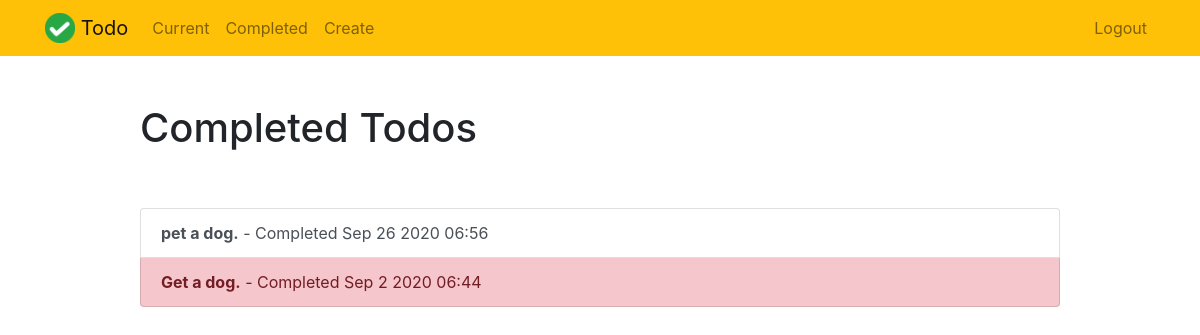
The app's page /completed/ (signed in), older data.
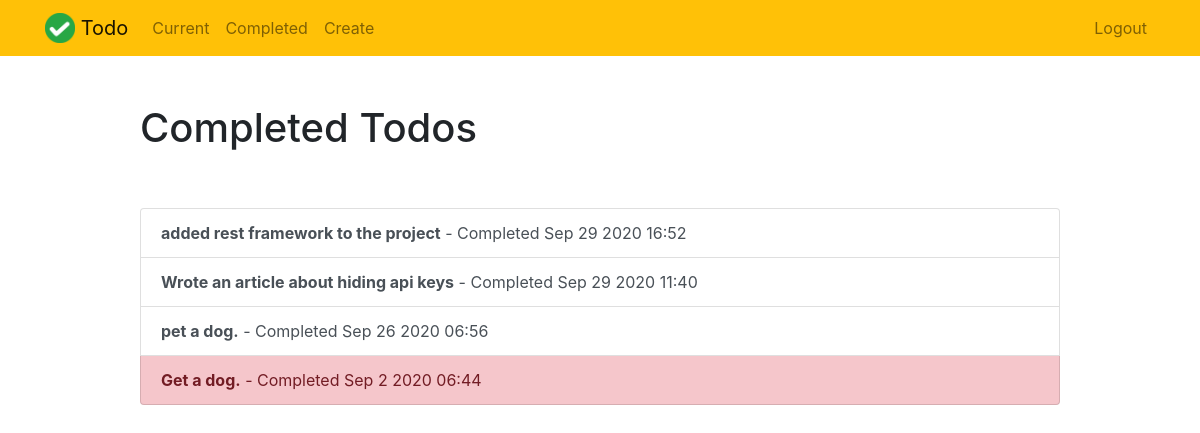
The same page, newer data.
### todo/models.py (models this page shows, shortened)
class Todo(models.Model):
    title = models.CharField(max_length=100)
    memo = models.TextField(blank=True)
    created = models.DateTimeField(auto_now_add=True)
    datecompleted = models.DateTimeField(null=True, blank=True)
    important = models.BooleanField(default=False)
    user = models.ForeignKey(User, on_delete=models.CASCADE)

### todo/views.py (the view)
# urls.py: path('completed/', views.completedtodos, name='completedtodos'),
@login_required
def completedtodos(request):
    todos = Todo.objects.filter(user=request.user, datecompleted__isnull=False).order_by('-datecompleted')
    return render(request, 'todo/completedtodos.html', {'todos':todos})

### todo/templates/todo/completedtodos.html
{% extends "todo/base.html" %}
{% block content %}
    <div class="row justify-content-center mt-5">
        <div class="col-md-10">
            <h1>Completed Todos</h1>
        </div>
    </div>
    <div class="row justify-content-center mt-5">
        <div class="col-md-10">
            <div class="list-group">
                {% for todo in todos %}
                    <a href="{% url 'viewtodo' todo.id %}" class="list-group-item list-group-item-action{% if todo.important %} list-group-item-danger{% endif %}"><b>{{ todo.title }}</b> - Completed {{ todo.datecompleted|date:'M j Y H:i' }}</a>
                {% endfor %}
            </div>
        </div>
    </div>
{% endblock %}

### todo/templates/todo/base.html (shortened to what this page needs)
{% load static %}
<!doctype html>
<html lang="en">
<head>
    <link rel="stylesheet" href="https://stackpath.bootstrapcdn.com/bootstrap/4.4.1/css/bootstrap.min.css">
</head>
<body>
<nav class="navbar navbar-expand-md navbar-light bg-warning">
<div class="container">
    <a class="navbar-brand" href="{% url 'home' %}">
         <img src="{% static 'todo/logo.png' %}" width="30" height="30" class="d-inline-block align-top">
        <span>Todo</span>
    </a>
    <div class="collapse navbar-collapse" id="navbarNav">
    {% if user.is_authenticated %}
        <ul class="navbar-nav mr-auto">
                <li class="nav-item {{ current }}">
                    <a class="nav-link" href="{% url 'currenttodos' %}">Current</a>
                </li>
                <li class="nav-item {{ completed }}">
                    <a class="nav-link" href="{% url 'completedtodos' %}">Completed</a>
                </li>
                <li class="nav-item {{ create }}">
                    <a class="nav-link" href="{% url 'createtodo' %}">Create</a>
                </li>
        </ul>
    {% endif %}
    <ul class="navbar-nav ml-auto">
            {% if user.is_authenticated %}
                <li class="nav-item">
                    <a href="#" onclick="$('#signOutBtn').click()" class="nav-link">Logout</a>
                </li>
            {% endif %}
        </ul>
    </div>
</div>
</nav>
<div class="container">
{% block content %}{% endblock %}
</div>
</body>
</html>

Row changes from the older to the newer data that the page shows:
added Todo: title "added rest framework to the project", datecompleted "Sep 29 2020 16:52"
added Todo: title "Wrote an article about hiding api keys", datecompleted "Sep 29 2020 11:40"
